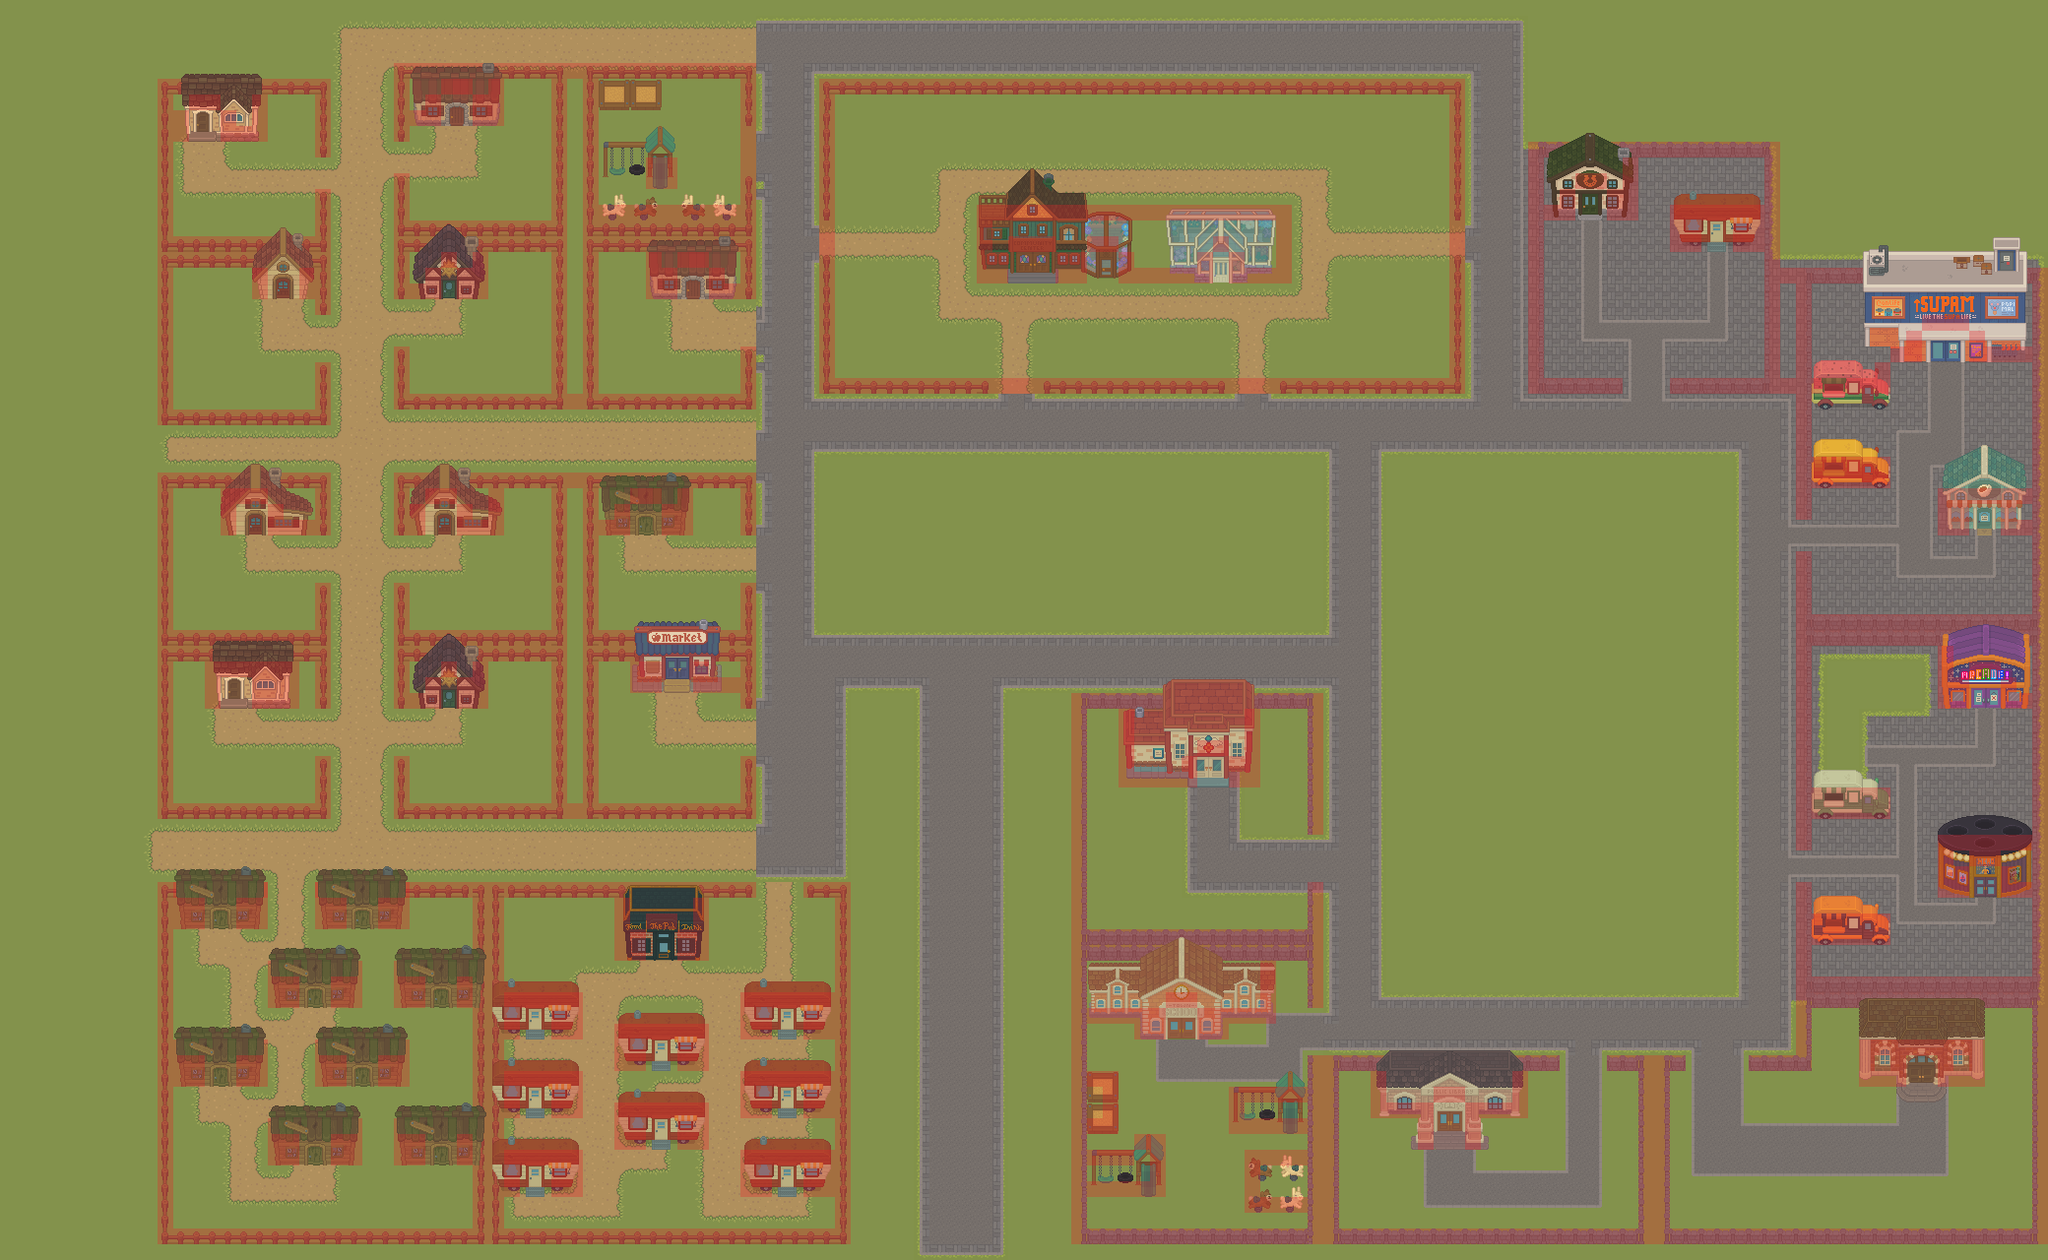

Tiled map render using the project's own tile images. Description and the map definition, with tile-layer contents summarised, below:
An orthogonal 130x80 tile map with 16x16 px tiles, 7 tile layers (Ground, Ground_Decor, Fences, Fence_Collisions, ...), 6 tilesets and 23 objects (19x enemies, npc spawn).

<map version="1.9" tiledversion="1.9.2" orientation="orthogonal" renderorder="right-down" width="130" height="80" tilewidth="16" tileheight="16" infinite="0" nextlayerid="24" nextobjectid="113">
 <editorsettings>
  <export target="FoxHallMain.json" format="json" />
 </editorsettings>
 <tileset firstgid="1" name="global_town" tilewidth="16" tileheight="16" tilecount="28248" columns="264">
  <image source="../../imgs/tiles/global_town.png" width="4224" height="1712" />
  <wangsets>
   <wangset name="Unnamed Set" type="corner" tile="-1">
    <wangcolor name="" color="#ff0000" tile="-1" probability="1" />
   </wangset>
  </wangsets>
 </tileset>
 <tileset firstgid="28249" name="global_farm" tilewidth="16" tileheight="16" tilecount="10508" columns="148">
  <image source="../../imgs/tiles/global_farm.png" width="2368" height="1136" />
  <tile id="1037">
   <properties>
    <property name="terrain" value="grass" />
   </properties>
  </tile>
  <wangsets>
   <wangset name="grassToPath" type="corner" tile="-1">
    <wangcolor name="path" color="#ff0000" tile="-1" probability="1" />
    <wangcolor name="grass" color="#00ff00" tile="-1" probability="1" />
    <wangtile tileid="888" wangid="0,1,0,2,0,1,0,1" />
    <wangtile tileid="889" wangid="0,1,0,2,0,2,0,1" />
    <wangtile tileid="890" wangid="0,1,0,1,0,2,0,1" />
    <wangtile tileid="891" wangid="0,2,0,1,0,2,0,1" />
    <wangtile tileid="892" wangid="0,1,0,2,0,1,0,2" />
    <wangtile tileid="893" wangid="0,1,0,1,0,1,0,1" />
    <wangtile tileid="894" wangid="0,1,0,1,0,1,0,1" />
    <wangtile tileid="895" wangid="0,1,0,1,0,1,0,1" />
    <wangtile tileid="1036" wangid="0,2,0,2,0,1,0,1" />
    <wangtile tileid="1037" wangid="0,2,0,2,0,2,0,2" />
    <wangtile tileid="1038" wangid="0,1,0,1,0,2,0,2" />
    <wangtile tileid="1039" wangid="0,2,0,1,0,2,0,2" />
    <wangtile tileid="1040" wangid="0,2,0,2,0,1,0,2" />
    <wangtile tileid="1184" wangid="0,2,0,1,0,1,0,1" />
    <wangtile tileid="1185" wangid="0,2,0,1,0,1,0,2" />
    <wangtile tileid="1186" wangid="0,1,0,1,0,1,0,2" />
    <wangtile tileid="1187" wangid="0,1,0,2,0,2,0,2" />
    <wangtile tileid="1188" wangid="0,2,0,2,0,2,0,1" />
   </wangset>
  </wangsets>
 </tileset>
 <tileset firstgid="38757" name="global_interior" tilewidth="16" tileheight="16" tilecount="58050" columns="270">
  <image source="../../imgs/tiles/global_interior.png" width="4320" height="3440" />
 </tileset>
 <tileset firstgid="96807" name="collisions" tilewidth="16" tileheight="16" tilecount="1" columns="1">
  <image source="../../imgs/tiles/Untitled.png" width="24" height="24" />
  <tile id="0">
   <properties>
    <property name="collides" type="bool" value="true" />
   </properties>
  </tile>
 </tileset>
 <tileset firstgid="96808" name="slime_all" tilewidth="16" tileheight="16" tilecount="720" columns="45">
  <image source="../../imgs/sprites/enemies/slime_all.png" width="720" height="256" />
 </tileset>
 <tileset firstgid="97528" name="tree_shake" tilewidth="32" tileheight="32" tilecount="32" columns="4">
  <image source="../../imgs/misc/tree_shake.png" width="128" height="256" />
 </tileset>
 <group id="6" name="Ground_Layers">
  <layer id="1" name="Ground" width="130" height="80">
   <data>[10400 cells, 10400 non-empty, 31 distinct tile ids]</data>
  </layer>
  <layer id="5" name="Ground_Decor" width="130" height="80">
   <data>[10400 cells, 983 non-empty, 24 distinct tile ids]</data>
  </layer>
  <objectgroup id="23" name="Ground_Objects">
   <object id="108" x="864" y="704" width="64" height="576" />
   <object id="109" x="1024" y="704" width="64" height="576" />
   <object id="111" name="npc spawn" x="848" y="96" width="624" height="288" />
   <object id="112" x="1123" y="257" />
  </objectgroup>
 </group>
 <group id="8" name="Fence_Layers">
  <layer id="3" name="Fences" width="130" height="80">
   <data>[10400 cells, 1177 non-empty, 27 distinct tile ids]</data>
  </layer>
  <layer id="9" name="Fence_Collisions" width="130" height="80" opacity="0.3">
   <data>[10400 cells, 1191 non-empty, 1 distinct tile ids]</data>
  </layer>
 </group>
 <group id="7" name="Building_Layers">
  <layer id="2" name="Buildings" width="130" height="80">
   <data>[10400 cells, 1538 non-empty, 975 distinct tile ids]</data>
  </layer>
  <layer id="10" name="Building_Collisions" width="130" height="80" opacity="0.3">
   <data>[10400 cells, 618 non-empty, 1 distinct tile ids]</data>
  </layer>
  <layer id="13" name="Building_Foreground" width="130" height="80">
   <data>[10400 cells, 335 non-empty, 198 distinct tile ids]</data>
  </layer>
  <objectgroup id="21" name="Building_Objects" />
 </group>
 <objectgroup id="19" name="Slimes">
  <object id="16" name="slimes" class="enemies" gid="96808" x="720" y="112" width="16" height="16">
   <properties>
    <property name="temperment" value="hostile" />
   </properties>
  </object>
  <object id="17" name="slimes" class="enemies" gid="96808" x="656" y="112" width="16" height="16">
   <properties>
    <property name="temperment" value="hostile" />
   </properties>
  </object>
  <object id="18" name="slimes" class="enemies" gid="96808" x="672" y="128" width="16" height="16">
   <properties>
    <property name="temperment" value="hostile" />
   </properties>
  </object>
  <object id="19" name="slimes" class="enemies" gid="96808" x="721" y="176" width="16" height="16">
   <properties>
    <property name="temperment" value="hostile" />
   </properties>
  </object>
  <object id="20" name="slimes" class="enemies" gid="96808" x="624" y="144" width="16" height="16">
   <properties>
    <property name="temperment" value="hostile" />
   </properties>
  </object>
  <object id="21" name="slimes" class="enemies" gid="96808" x="736" y="144" width="16" height="16">
   <properties>
    <property name="temperment" value="hostile" />
   </properties>
  </object>
  <object id="22" name="slimes" class="enemies" gid="96808" x="720" y="192" width="16" height="16">
   <properties>
    <property name="temperment" value="hostile" />
   </properties>
  </object>
  <object id="23" name="slimes" class="enemies" gid="96808" x="704" y="192" width="16" height="16">
   <properties>
    <property name="temperment" value="hostile" />
   </properties>
  </object>
  <object id="24" name="slimes" class="enemies" gid="96808" x="704" y="128" width="16" height="16">
   <properties>
    <property name="temperment" value="hostile" />
   </properties>
  </object>
  <object id="25" name="slimes" class="enemies" gid="96808" x="640" y="192" width="16" height="16">
   <properties>
    <property name="temperment" value="hostile" />
   </properties>
  </object>
  <object id="26" name="slimes" class="enemies" gid="96808" x="704" y="160" width="16" height="16">
   <properties>
    <property name="temperment" value="hostile" />
   </properties>
  </object>
  <object id="27" name="slimes" class="enemies" gid="96808" x="624" y="192" width="16" height="16">
   <properties>
    <property name="temperment" value="hostile" />
   </properties>
  </object>
  <object id="28" name="slimes" class="enemies" gid="96808" x="656" y="144" width="16" height="16">
   <properties>
    <property name="temperment" value="hostile" />
   </properties>
  </object>
  <object id="29" name="slimes" class="enemies" gid="96808" x="688" y="144" width="16" height="16">
   <properties>
    <property name="temperment" value="hostile" />
   </properties>
  </object>
  <object id="30" name="slimes" class="enemies" gid="96808" x="688" y="176" width="16" height="16">
   <properties>
    <property name="temperment" value="hostile" />
   </properties>
  </object>
  <object id="31" name="slimes" class="enemies" gid="96808" x="720" y="144" width="16" height="16">
   <properties>
    <property name="temperment" value="hostile" />
   </properties>
  </object>
  </objectgroup>
</map>
<!-- 3 of 23 objects omitted -->
